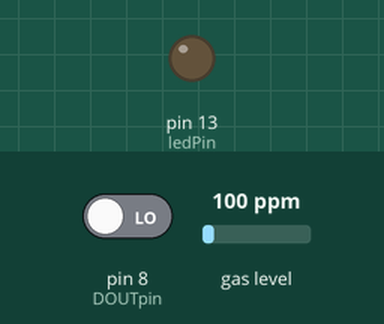
This sketch was run on a simulated Arduino Uno, built with avr-gcc and run on an emulated ATmega328P. Shown: output pins drawn as LEDs (lit = HIGH). The test bench sets the inputs (shaded band); at power-on: pin 8 (DOUTpin) LOW, gas level 100 ppm. What the sketch prints to the serial monitor is not drawn.

Above: at 1.8 s.
1.9 s: pin 8 (DOUTpin) driven HIGH
At 3.3 s:
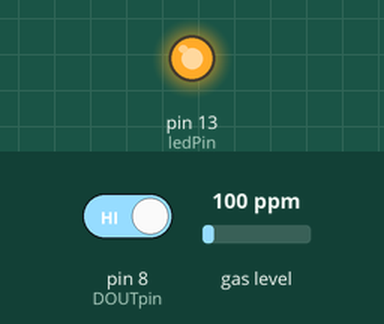
4.5 s: pin 8 (DOUTpin) driven LOW
At 6.9 s:
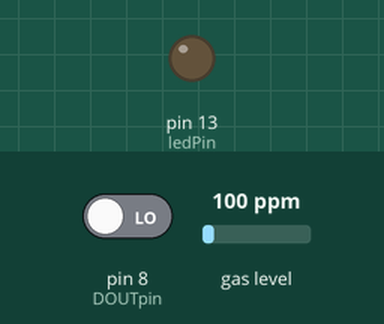
Timing chart, 0 to 8.4 s (numbered marks = the images above; inputs shaded):
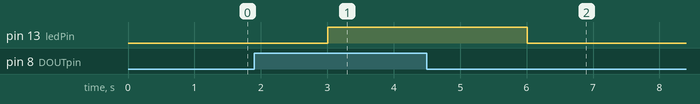

The sketch:

Project_With_Bluetooth.ino
```cpp
#include "MQ7.h"

MQ7 mq7 (A0, 5.0);
const int AOUTpin = 0;
const int DOUTpin = 8;
const int ledPin = 13;

int limit;

void setup(){
  Serial.begin(9600);
  pinMode(DOUTpin, INPUT);
  pinMode(ledPin, OUTPUT);
}

void loop(){
  limit = digitalRead(DOUTpin);
  Serial.print("Karbon Monoksida : ");
  Serial.println(mq7.getPPM());
  Serial.print("Limit : ");
  Serial.print(limit);
  delay(1000);

  if (limit == HIGH){
    Serial.println("Warning !");
    digitalWrite(ledPin, HIGH);
  }
  else{
    Serial.println("OK");
    digitalWrite(ledPin, LOW);
  }
}
```

Measured:
- after the input at 1.9 s, pin 13 (ledPin): LOW → HIGH after 1.1 s
- after the input at 4.5 s, pin 13 (ledPin): HIGH → LOW after 1.5 s
